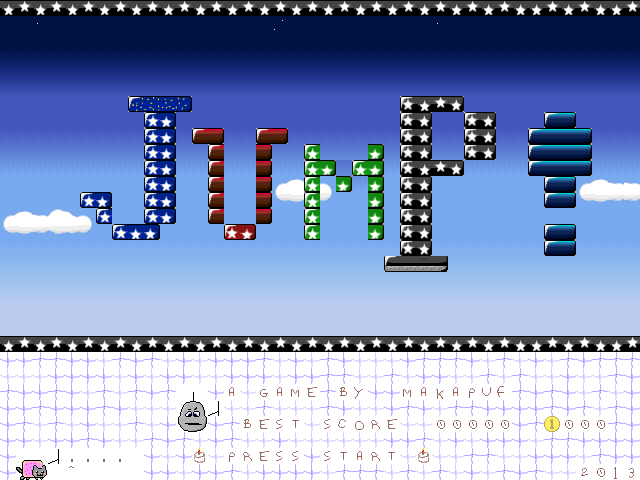

A level layout from a 2D game, rendered from its tile map. Below: a short description, then the map file with its tile-grid data intact:
An orthogonal 40x30 tile map with 16x16 px tiles, 1 tile layer (intro).

<map version="1.0" orientation="orthogonal" renderorder="right-down" width="40" height="30" tilewidth="16" tileheight="16" nextobjectid="1">
 <tileset firstgid="1" name="tiles2" tilewidth="16" tileheight="16">
  <image source="tiles2.png" trans="ff00ff" width="256" height="384" />
 </tileset>
 <layer name="intro" width="40" height="30">
  <data encoding="csv">
66,67,66,67,66,67,66,67,66,67,66,67,66,67,66,67,66,67,66,67,66,67,66,67,66,67,66,67,66,67,66,67,66,66,67,66,67,66,66,67,
190,190,204,190,190,190,190,190,190,190,190,190,190,190,190,190,190,205,190,190,190,190,190,190,190,190,190,204,190,190,190,190,190,190,190,190,190,190,190,190,
190,190,190,190,190,190,190,190,190,190,190,190,190,190,190,190,190,190,190,190,190,190,190,190,190,190,190,190,190,190,190,190,190,190,190,190,190,190,190,190,
160,160,160,160,160,160,160,160,160,160,160,160,160,160,160,160,160,160,160,160,160,160,160,160,160,160,160,160,160,160,160,160,160,160,160,160,160,160,160,160,
176,176,176,176,176,176,176,176,176,176,176,176,176,176,176,176,176,176,176,176,176,176,176,176,176,176,176,176,176,176,176,176,176,176,176,176,176,176,176,176,
192,192,192,192,192,192,192,192,192,192,192,192,192,192,192,192,192,192,192,192,192,192,192,192,192,192,192,192,192,192,192,192,192,192,192,192,192,192,192,192,
189,189,189,189,189,189,189,189,109,110,111,112,189,189,189,189,189,189,189,189,189,189,189,189,189,65,66,67,68,189,189,189,189,189,189,189,189,189,189,189,
189,189,189,189,189,189,189,189,189,77,80,189,189,189,189,189,189,189,189,189,189,189,189,189,189,65,68,189,189,65,68,189,189,189,141,32,189,189,189,189,
208,208,208,208,208,208,208,208,208,77,80,208,21,24,208,208,21,24,208,208,208,208,208,208,208,65,68,208,208,65,68,208,208,29,30,31,32,208,208,208,
224,224,224,224,224,224,224,224,224,77,80,224,224,21,224,224,24,224,224,73,224,224,224,76,224,65,68,224,224,65,68,224,224,29,30,31,32,224,224,224,
240,240,240,240,240,240,240,240,240,77,80,240,240,21,240,240,24,240,240,73,76,224,73,76,240,65,66,67,68,240,240,240,240,29,30,31,32,240,240,240,
187,187,187,187,187,187,187,187,187,77,80,187,187,21,187,187,24,153,154,73,158,76,240,76,187,65,68,187,187,187,187,187,187,187,141,32,153,154,155,155,
187,187,187,187,187,77,80,187,187,77,80,187,187,21,187,187,24,169,170,73,174,187,187,76,187,65,68,187,187,187,187,187,187,187,141,32,169,170,171,171,
153,154,155,156,157,158,77,187,187,77,80,187,187,21,187,187,24,187,187,73,187,187,187,76,187,65,68,187,187,187,187,187,187,187,187,187,187,187,187,187,
169,170,171,172,173,174,187,77,78,80,187,187,187,187,69,72,187,187,187,73,187,187,187,76,187,65,68,187,187,187,187,187,187,187,141,32,187,187,187,187,
256,256,256,256,256,256,256,256,256,256,256,256,256,256,256,256,256,256,256,256,256,256,256,256,256,65,68,256,256,256,256,256,256,256,141,32,256,256,256,256,
272,272,272,272,272,272,272,272,272,272,272,272,272,272,272,272,272,272,272,272,272,272,272,272,49,50,51,52,272,272,272,272,272,272,272,272,272,272,272,272,
288,288,288,288,288,288,288,288,288,288,288,288,288,288,288,288,288,288,288,288,288,288,288,288,288,288,288,288,288,288,288,288,288,288,288,288,288,288,288,288,
304,304,304,304,304,304,304,304,304,304,304,304,304,304,304,304,304,304,304,304,304,304,304,304,304,304,304,304,304,304,304,304,304,304,304,304,304,304,304,304,
186,186,186,186,186,186,186,186,186,186,186,186,186,186,186,186,186,186,186,186,186,186,186,186,186,186,186,186,186,186,186,186,186,186,186,186,186,186,186,186,
186,186,186,186,186,186,186,186,186,186,186,186,186,186,186,186,186,186,186,186,186,186,186,186,186,186,186,186,186,186,186,186,186,186,186,186,186,186,186,186,
66,67,66,67,66,67,66,67,66,67,66,67,66,67,66,67,66,67,66,67,66,67,66,67,66,67,66,67,66,67,66,67,66,66,67,66,67,66,66,67,
146,146,145,145,146,146,147,145,146,145,147,146,147,146,146,146,145,147,146,147,145,146,147,147,147,146,145,145,145,146,147,145,147,146,147,145,146,145,145,145,
147,147,147,146,146,146,146,147,146,147,146,146,147,147,146,146,146,147,146,146,145,145,147,147,145,147,146,146,147,147,145,147,145,147,147,146,147,147,145,146,
145,146,146,145,146,147,145,147,145,146,145,220,221,146,273,147,279,273,285,277,145,274,299,146,146,285,273,283,273,290,295,278,145,146,145,146,147,145,147,146,
146,146,145,146,146,146,145,146,147,147,147,236,237,219,147,147,145,147,147,147,145,146,147,147,146,145,146,147,145,145,146,146,146,146,145,146,145,147,145,146,
146,145,147,145,147,146,147,147,145,147,146,252,253,146,145,274,277,293,294,147,293,275,289,292,277,147,147,305,305,305,305,305,146,145,369,305,305,305,145,146,
146,146,147,146,146,145,146,147,147,145,146,145,147,146,145,147,147,146,147,147,147,147,147,147,146,146,145,147,146,147,146,146,146,147,145,145,146,146,146,146,
146,217,218,219,301,301,301,301,229,146,147,146,262,147,290,292,277,293,293,146,293,294,273,292,294,147,262,147,147,145,145,147,147,146,146,146,147,145,146,146,
146,233,234,229,318,229,229,229,229,146,146,147,146,146,145,147,146,146,146,146,147,145,145,145,147,145,147,145,147,146,147,145,146,145,147,147,307,305,306,308
</data>
 </layer>
</map>